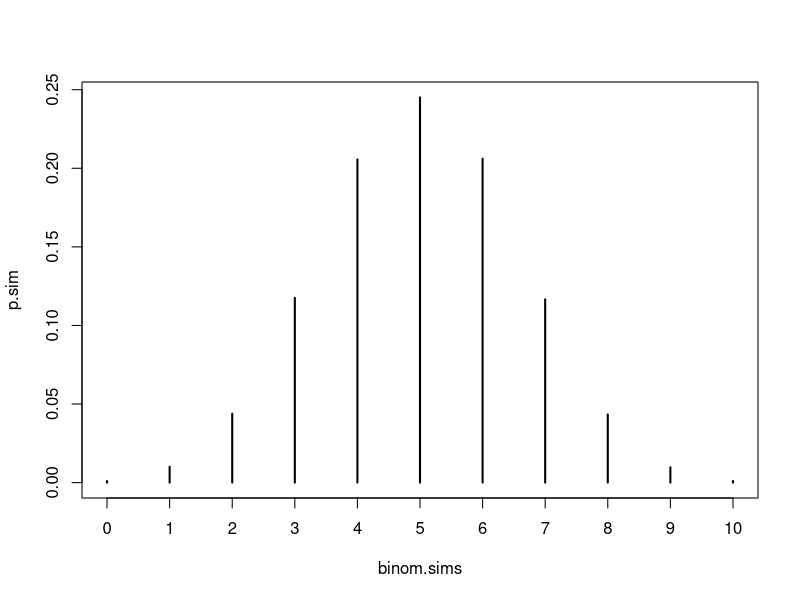
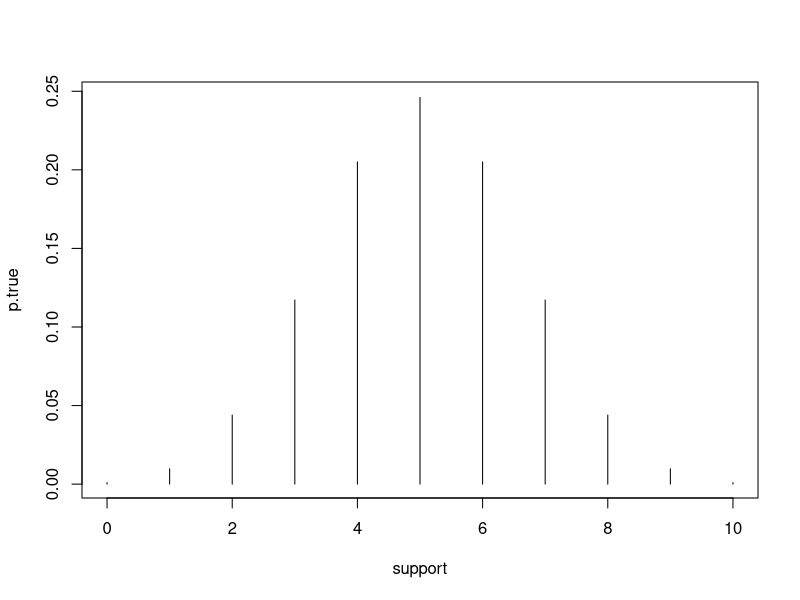

The R script that drew these images, in order:
## ---- chunk 1
#This function simulates n independent, identically distributed Bernoulli Random Variables
rbern <- function(n, p){
  
  sims <- sample(0:1, size = n, replace = TRUE, prob = c(1-p, p))
  return(sims)
  
}
## ---- chunk 2
rbern(30, 0.1)
rbern(30, 0.5)
rbern(30, 0.9)
## ---- chunk 3
#This function simulates n independent, identically distributed Bernoulli Random Variables and returns their sum
rbern.sum <- function(n, p){
  
  sims <- rbern(n, p)
  return(sum(sims))
  
}
## ---- chunk 4
rbern.sum(50, 0.1)
rbern.sum(50, 0.5)
rbern.sum(50, 0.9)
## ---- chunk 5
binom.sims <- replicate(10^5, rbern.sum(10, 0.5))
head(binom.sims)
## ---- chunk 6
p.sim <- table(binom.sims)/10^5
p.sim
plot(p.sim, type = 'h')
## ---- chunk 7
support <- 0:10
p.true <- dbinom(support, size = 10, prob = 0.5)
rbind(support, p.true)
plot(support, p.true, type = 'h')
## ---- chunk 8
p.sim - p.true
